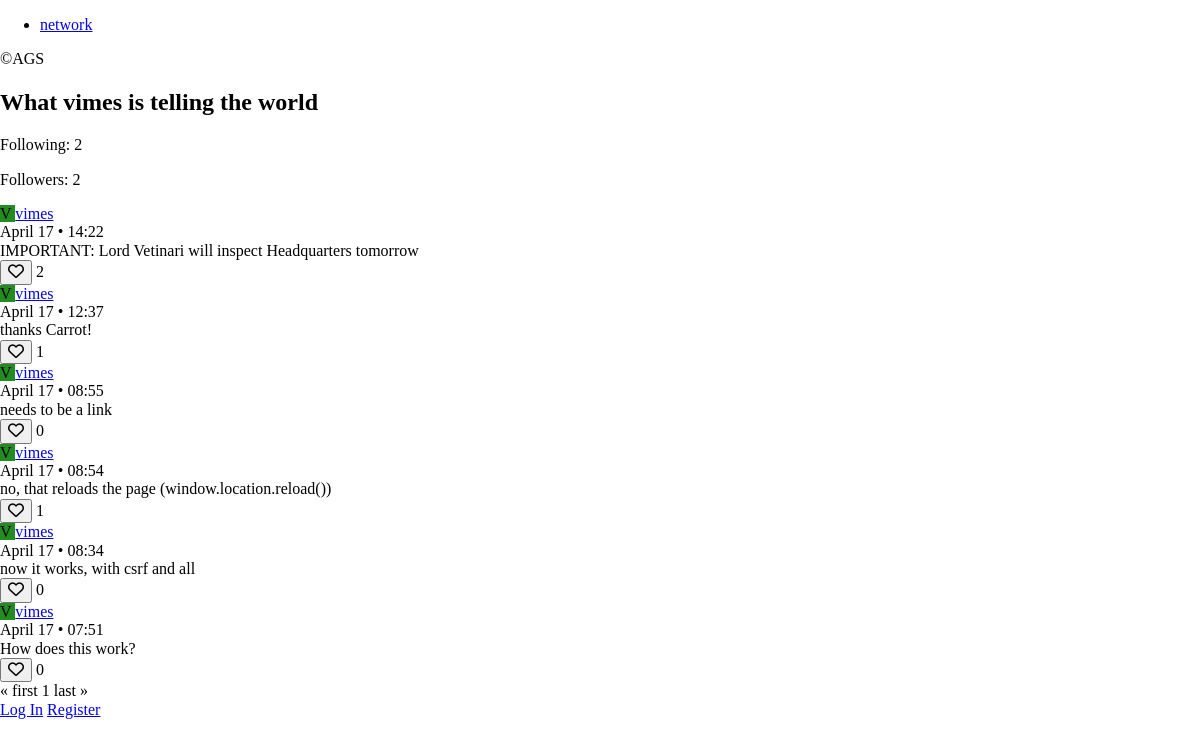
/profile/vimes, run on the app's committed database.
### network/models.py (models this page shows, shortened)
class User(AbstractUser):
    color = models.CharField(max_length=7, default='#000000')
    following = models.ManyToManyField(
        'self', symmetrical=False, blank=True, related_name='follower')

class Post(models.Model):
    writer = models.ForeignKey(
        User, on_delete=models.CASCADE, related_name='posts')
    post = models.CharField(max_length=140)
    timestamp = models.DateTimeField(auto_now_add=True)
    liked_by = models.ManyToManyField(
        User, blank=True, related_name='posts_liked')

### network/views.py (the view, shortened to what this page needs)
# urls.py: path('profile/<str:writer_username>', views.profile, name='profile'),
def profile(request, writer_username):
    try:
        writer = User.objects.get(username=writer_username)
    except User.DoesNotExist:
        return JsonResponse({'error': 'Writer not found.'}, status=404)
    if request.method == 'GET':
        if writer.follower.filter(pk=request.user.pk).exists():
            follow_btn = 'unfollow'
        else:
            follow_btn = 'follow'
        posts = writer.posts.order_by('-timestamp').all()
        paginator = Paginator(posts, 10)
        page_number = request.GET.get('page')
        page_obj = paginator.get_page(page_number)
        return render(request, 'network/index.html', {
            'user': request.user,
            'writer': writer,
            'page_obj': page_obj,
            'follow_btn': follow_btn,
            'post_list_type': 'profile'
        })
    else:
        return JsonResponse({'error': 'GET or PATCH request required.'}, status=400)

### network/templates/network/index.html (shortened to what this page needs)
{% extends "network/layout.html" %} {% block body %}
{% if post_list_type == "profile" %}
<section id="profile-view">
    <h2>What
        {% if writer == user %}
        you are
        {% else %}
        {{ writer }} is
        {% endif %}
        telling the world
    </h2>
    <div class="follow">
        <div class="follow-info">
            <p>Following: <span id="following">{{ writer.following.count }}</span></p>
            <p>Followers: <span id="followers">{{ writer.follower.count }}</span></p>
        </div>
    </div>
</section>
{% endif %}
<section id="postlist">
    {% for post in page_obj %}
    <article class="post">
        <div class="post-writer">
            <span class="avatar" style="background-color: {{ post.writer.color }}">
                {{ post.writer.username.0|upper }}
            </span>
            <a href="{% url 'profile' post.writer.username %}">
                {{ post.writer.username }}
            </a>
        </div>
        <div class="post-time">
            {% if current_year > post.timestamp|date:"Y" %}
            {{ post.timestamp|date:"F j, Y" }} &#8226; {{ post.timestamp|date:"H:i" }}
            {% else %}
            {{ post.timestamp|date:"F j" }} &#8226; {{ post.timestamp|date:"H:i" }}
            {% endif %}
        </div>
        <div class="post-message" id="post-message-{{ post.id }}">{{ post.post }}</div>
        <div class="post-likes">
            <button class="btn-like" data-value="{{ post.id }}">
                {% if user in post.liked_by.all %}
                <i id="heart-{{ post.id }}" class="fas fa-heart"></i>
                {% else %}
                <i id="heart-{{ post.id }}" class="far fa-heart"></i>
                {% endif %}
            </button>
            <span id="likes-count-{{ post.id }}">
                {{ post.liked_by.count }}
            </span>
        </div>
    </article>
    {% endfor %}
</section>
<nav class="pages">
    {% if page_obj.has_previous %}
    <a href="?page=1" class="page page-general">&laquo; first</a>
    <a href="?page={{ page_obj.previous_page_number }}" class="page page-general">{{ page_obj.previous_page_number}}</a>
    {% else %}
    <span aria-hidden="true" class="page page-inactive">&laquo; first</span>
    {% endif %}
    <span class="page page-current">{{ page_obj.number }}</span>
    {% if page_obj.has_next %}
    <a href="?page={{ page_obj.next_page_number }}" class="page page-general">{{ page_obj.next_page_number }}</a>
    <a href="?page={{ page_obj.paginator.num_pages }}" class="page page-general">last &raquo;</a>
    {% else %}
    <span aria-hidden="true" class="page page-inactive">last &raquo;</span>
    {% endif %}
</nav>
{% endblock %}

### data on the page
User: username "vimes", following.count "2", follower.count "2"
Post: writer.username.0 "V", writer.username "vimes", timestamp "April 17", timestamp "14:22", post "IMPORTANT: Lord Vetinari will inspect Headquarters tomorrow", liked_by.count "2"
Post: writer.username.0 "V", writer.username "vimes", timestamp "April 17", timestamp "12:37", post "thanks Carrot!", liked_by.count "1"
Post: writer.username.0 "V", writer.username "vimes", timestamp "April 17", timestamp "08:55", post "needs to be a link", liked_by.count "0"
Post: writer.username.0 "V", writer.username "vimes", timestamp "April 17", timestamp "08:54", post "no, that reloads the page (window.location.reload())", liked_by.count "1"
Post: writer.username.0 "V", writer.username "vimes", timestamp "April 17", timestamp "08:34", post "now it works, with csrf and all", liked_by.count "0"
Post: writer.username.0 "V", writer.username "vimes", timestamp "April 17", timestamp "07:51", post "How does this work?", liked_by.count "0"

### other printed values
{{ page_obj.number }} "1"
